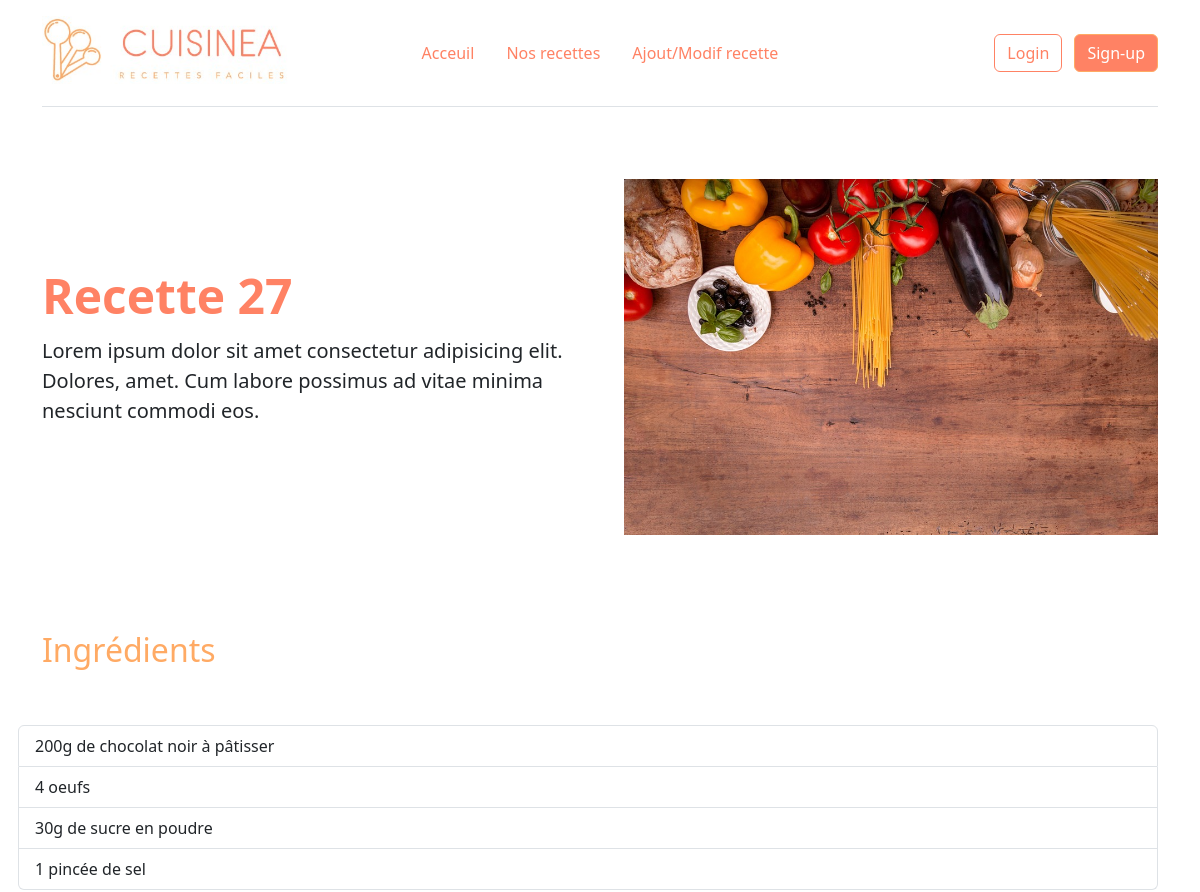
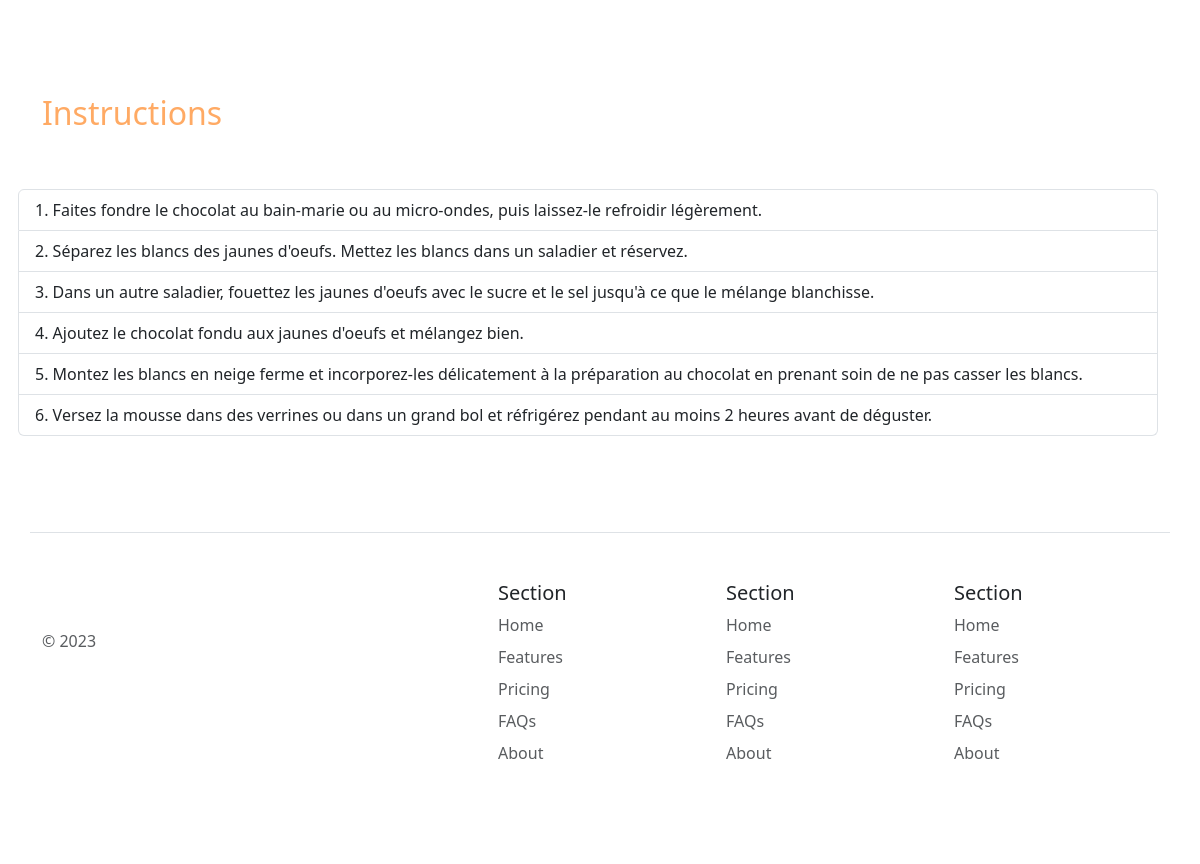
/recette.php?id=27, run on the app's committed database (2 pictures, top to bottom).
### tables this page shows
CREATE TABLE IF NOT EXISTS `recipes` (
  `id` int(11) NOT NULL AUTO_INCREMENT,
  `category_id` int(11) NOT NULL,
  `title` varchar(255) NOT NULL,
  `description` text NOT NULL,
  `ingredients` text NOT NULL,
  `instructions` text NOT NULL,
  `image` varchar(255) DEFAULT NULL,
  PRIMARY KEY (`id`),
  KEY `category_id` (`category_id`)
);

### lib/recipe.php (called while the page is built, shortened)
<?php
function getRecipeById(PDO $pdo, int $id)
{
  $query = $pdo->prepare("SELECT * FROM recipes WHERE id =:id");
  $query->bindParam(':id', $id, PDO::PARAM_INT);
  $query->execute();
  return $query->fetch();
}
function getRecipeImage(string|null $image)
{
  if ($image === null) {
    return _ASSETS_IMG_PATH_ . 'recipe_default.jpg';
  } else {
    return _RECIPES_IMG_PATH_ . $image;
  }
}

### lib/tools.php (called while the page is built, shortened)
<?php
function linesToArray(string $string)
{
  return explode(PHP_EOL, $string);
}

### recette.php (the view)
<?php
require_once('template/header.php');
require_once('lib/tools.php');
require_once('lib/recipe.php');
$id = (int)$_GET['id'];
$recipe = getRecipeById($pdo, $id);
if ($recipe) {
  $ingredients = linesToArray($recipe['ingredients']);
  $instructions = linesToArray($recipe['instructions']);
?>
  <div class="row flex-lg-row-reverse align-items-center g-5 py-5">
    <div class="col-10 col-sm-8 col-lg-6">
      <img src="<?= getRecipeImage($recipe['image']); ?>" class="d-block mx-lg-auto img-fluid" alt="<?= $recipe['title']; ?>" width="700" height="500" loading="lazy">
    </div>
    <div class="col-lg-6">
      <h1 class="display-5 fw-bold lh-1 mb-3"><?= $recipe['title']; ?></h1>
      <p class="lead"><?= $recipe['description']; ?></p>
    </div>
  </div>
  <div class="row flex-lg-row-reverse align-items-center g-5 py-5">
    <h2>Ingrédients</h2>
    <ul class="list-group">
      <?php foreach ($ingredients as $key => $ingredient) { ?>
        <li class="list-group-item"><?= $ingredient; ?></li>
      <?php } ?>
    </ul>
  </div>
  <div class="row flex-lg-row-reverse align-items-center g-5 py-5">
    <h2>Instructions</h2>
    <ol class="list-group list-group-numbered">
      <?php foreach ($instructions as $key => $instruction) { ?>
        <li class="list-group-item "><?= $instruction; ?></li>
      <?php } ?>
    </ol>
  </div>
<?php } else {
?>
  <h1>Recette introuvable</h1>
  <div class="row text-center">
  </div>
<?php }
?>
<?php
require_once('template/footer.php');
?>

### data on the page
recipes: title "Recette 27", description "Lorem ipsum dolor sit amet consectetur adipisicing elit. Dolores, amet. Cum labore possimus ad vitae minima nesciunt commodi eos.", ingredients "200g de chocolat noir à pâtisser", ingredients "4 oeufs", ingredients "30g de sucre en poudre", ingredients "1 pincée de sel", instructions "Faites fondre le chocolat au bain-marie ou au micro-ondes, puis laissez-le refroidir légèrement.", instructions "Séparez les blancs des jaunes d'oeufs. Mettez les blancs dans un saladier et réservez.", instructions "Dans un autre saladier, fouettez les jaunes d'oeufs avec le sucre et le sel jusqu'à ce que le mélange blanchisse.", instructions "Ajoutez le chocolat fondu aux jaunes d'oeufs et mélangez bien.", instructions "Montez les blancs en neige ferme et incorporez-les délicatement à la préparation au chocolat en prenant soin de ne pas casser les blancs.", instructions "Versez la mousse dans des verrines ou dans un grand bol et réfrigérez pendant au moins 2 heures avant de déguster."

### other printed values
$value "Acceuil"
$value "Nos recettes"
$value "Ajout/Modif recette"
